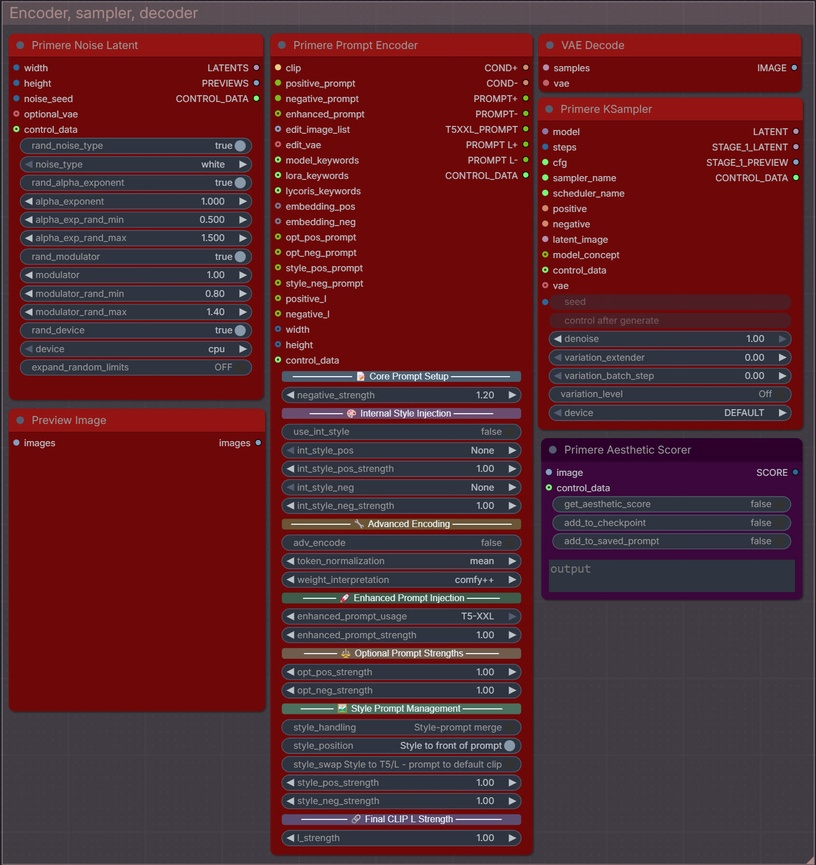
#> input picture Workflow/Manual/nodes/Sampler_group.jpg, 816 x 865 px, shrunk from 1433 x 1518 before the run
$ python -i img_edge_jitter.py   (imports and definitions only)
#> lines starting #> are read from the running program, lines starting #| are printed output that depends on the picture; after the words box and inside, x2 and y2 are one past the last pixel; in counts of white or black regions, pixels touching at a corner belong together
#> further down, picture is the input picture: PIL image 816x865 RGB; mean R, G, B 88.2, 39.4, 45.9
import numpy as np
from PIL import Image
from scipy.ndimage import gaussian_filter, map_coordinates


def _to_luminance(arr):
    return 0.299 * arr[..., 0] + 0.587 * arr[..., 1] + 0.114 * arr[..., 2]

def img_edge_jitter(
    image: Image.Image,
    strength: float = 0.5,
    radius: float = 1.5,
    edge_threshold: float = 0.1,
    randomness: float = 0.5,
    seed: int = 0,
    precision: bool = False,
) -> Image.Image:

#> called with strength = 0.5, radius = 1.5, edge_threshold = 0.1, randomness = 0.5, seed = 0, precision = False
    img = image.convert("RGB")
    arr = np.array(img, dtype=np.float32) / 255.0
    if not precision:
        arr = np.round(arr * 255.0) / 255.0

    h, w, _ = arr.shape
    luma = _to_luminance(arr)
#> in _to_luminance, `return 0.299 * arr[..., 0] + 0.587 * arr[..., 1] + 0.114 * arr[..., 2]`:
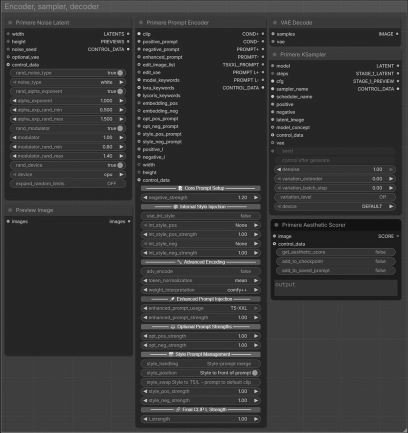
#> returned value: shape (865, 816) float32 (shown at 1/2 size); min 0.0328, max 0.988, mean 0.215
    gx = gaussian_filter(luma, sigma=radius, order=[0, 1])
    gy = gaussian_filter(luma, sigma=radius, order=[1, 0])
    edges = np.sqrt(gx * gx + gy * gy)
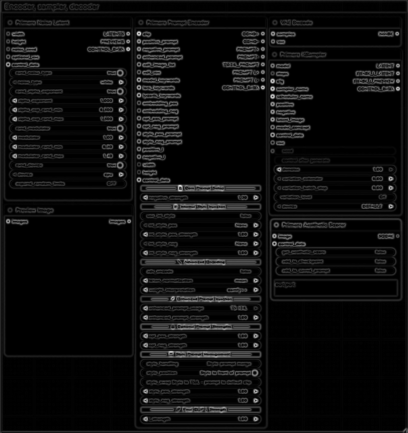
#> edges: shape (865, 816) float32 (shown at 1/2 size); min 0, max 0.189, mean 0.0103; drawn with min black and max white
    edges = edges / (edges.max() + 1e-6)
    edge_mask = (edges > edge_threshold).astype(np.float32)
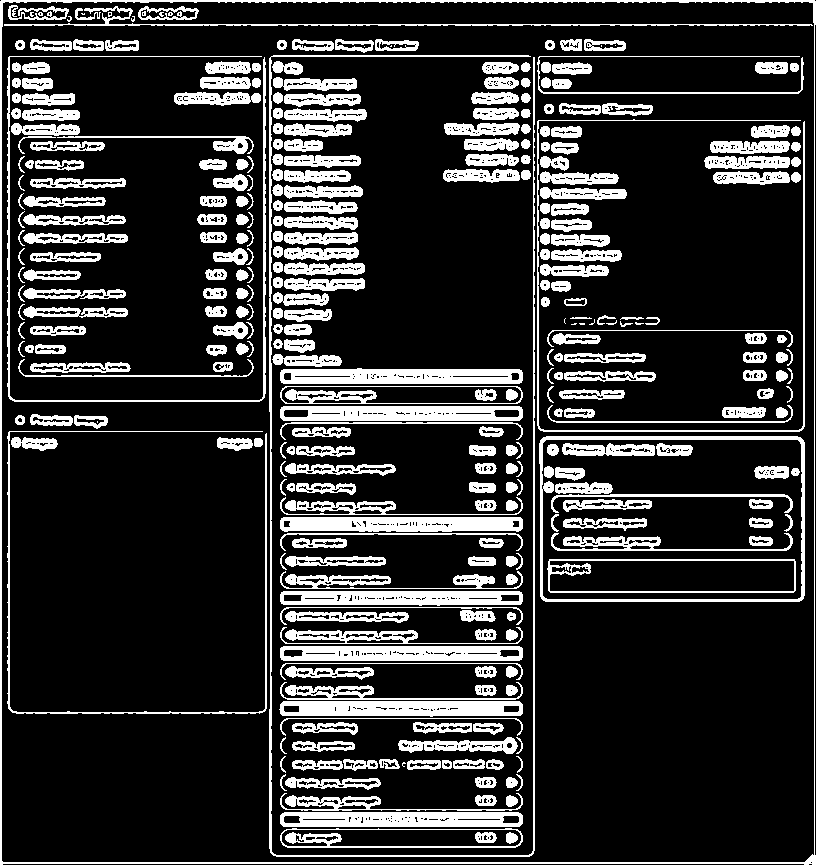
#> edge_mask: shape (865, 816) float32; values 0 (black) and 1 (white), 19.4% white; 346 white regions (21 under 20 px), largest, box (x1, y1, x2, y2) and area: (0, 0, 816, 865) 6232, (269, 55, 535, 857) 4474, (279, 701, 523, 717) 3368
    rng = np.random.default_rng(seed)
    noise_x = gaussian_filter(rng.normal(0, 1, (h, w)), sigma=radius)
    noise_y = gaussian_filter(rng.normal(0, 1, (h, w)), sigma=radius)
    noise_x /= (np.std(noise_x) + 1e-6)
    noise_y /= (np.std(noise_y) + 1e-6)
    dx = noise_x * strength * edge_mask * randomness
    dy = noise_y * strength * edge_mask * randomness
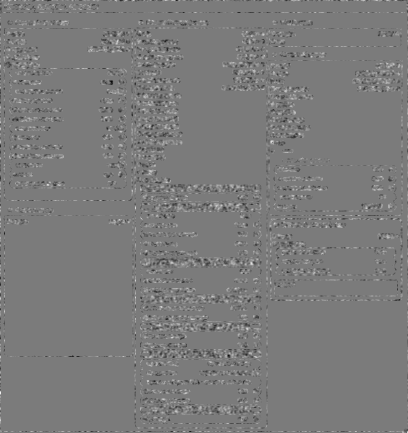
#> dy: shape (865, 816) float64 (shown at 1/2 size); min -1.15, max 1.23, mean 0.000515; drawn with min black and max white
    yy, xx = np.meshgrid(np.arange(h), np.arange(w), indexing="ij")
    coords_y = np.clip(yy + dy, 0, h - 1)
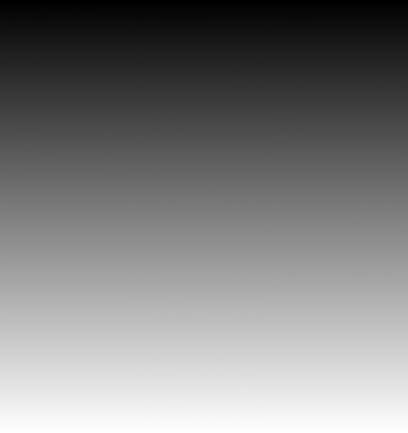
#> coords_y: shape (865, 816) float64 (shown at 1/2 size); min 0, max 864, mean 432; drawn with min black and max white
    coords_x = np.clip(xx + dx, 0, w - 1)
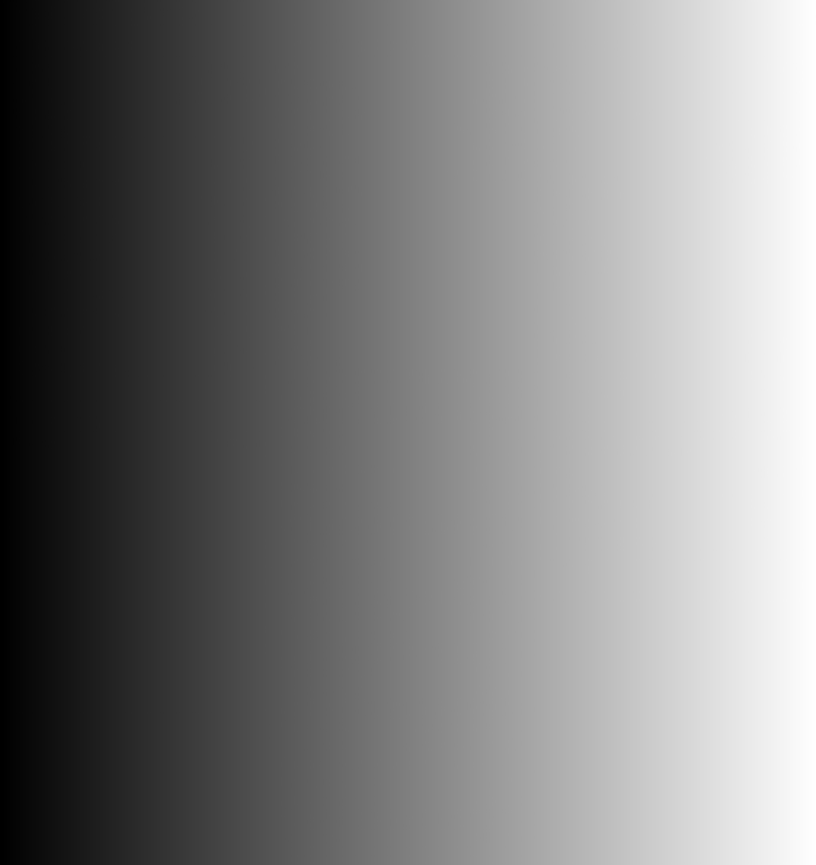
#> coords_x: shape (865, 816) float64; min 0, max 815, mean 407.5; drawn with min black and max white
    out = np.zeros_like(arr)
    for c in range(3):
        out[..., c] = map_coordinates(arr[..., c], [coords_y, coords_x], order=1, mode="reflect")
    out = np.clip(out, 0.0, 1.0)
    out = (out * 255.0).astype(np.uint8)

    return Image.fromarray(out, mode="RGB")

>>> from PIL import Image
>>> picture = Image.open('../../Workflow/Manual/nodes/Sampler_group.jpg')
>>> result = img_edge_jitter(picture)

$ run again, on Workflow/Manual/nodes/BF.jpg
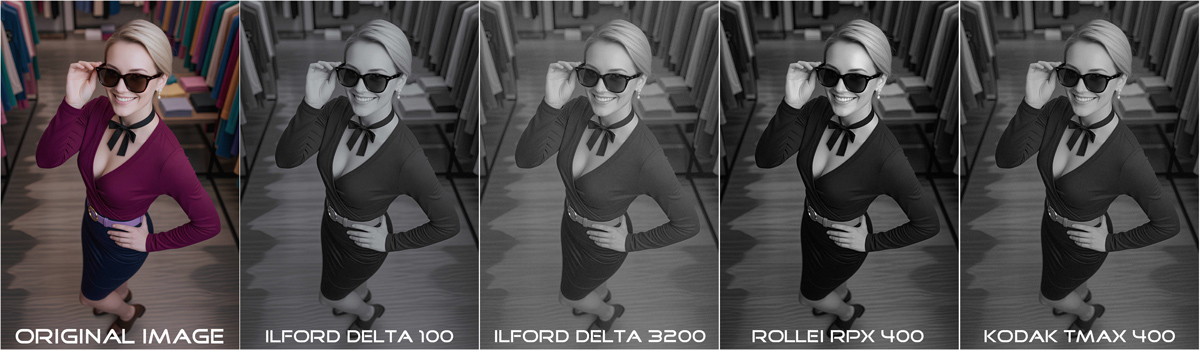
#> input picture Workflow/Manual/nodes/BF.jpg, 1200 x 350 px
#> picture is the input picture: PIL image 1200x350 RGB; mean R, G, B 76.7, 73, 74.4
#> in img_edge_jitter, `edge_mask = (edges > edge_threshold).astype(np.float32)`:
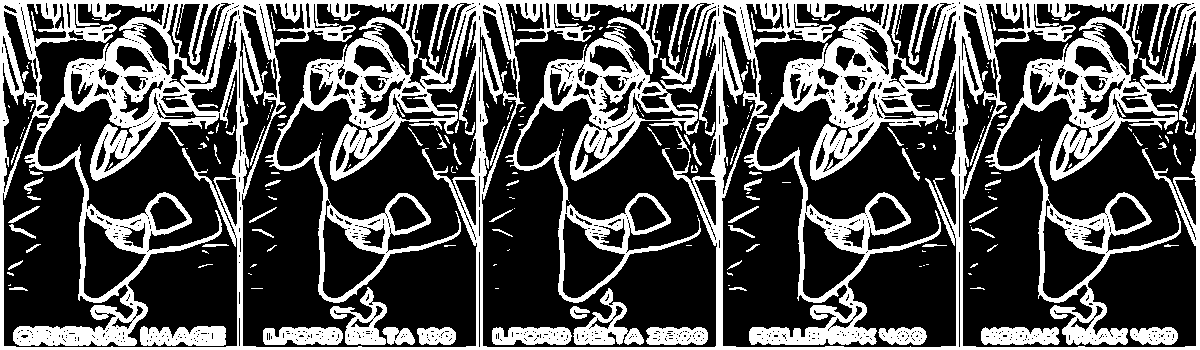
#> edge_mask: shape (350, 1200) float32; values 0 (black) and 1 (white), 31.9% white; 255 white regions (164 under 20 px), largest, box (x1, y1, x2, y2) and area: (0, 0, 1200, 350) 117946, (573, 288, 644, 345) 1541, (140, 326, 226, 346) 1427
#> in img_edge_jitter, `dy = noise_y * strength * edge_mask * randomness`:
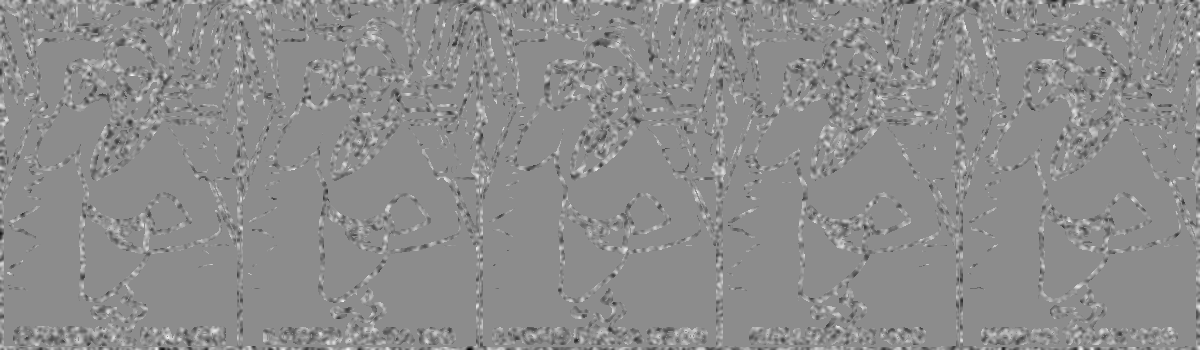
#> dy: shape (350, 1200) float64; min -1.39, max 1.12, mean 0.000734; drawn with min black and max white
